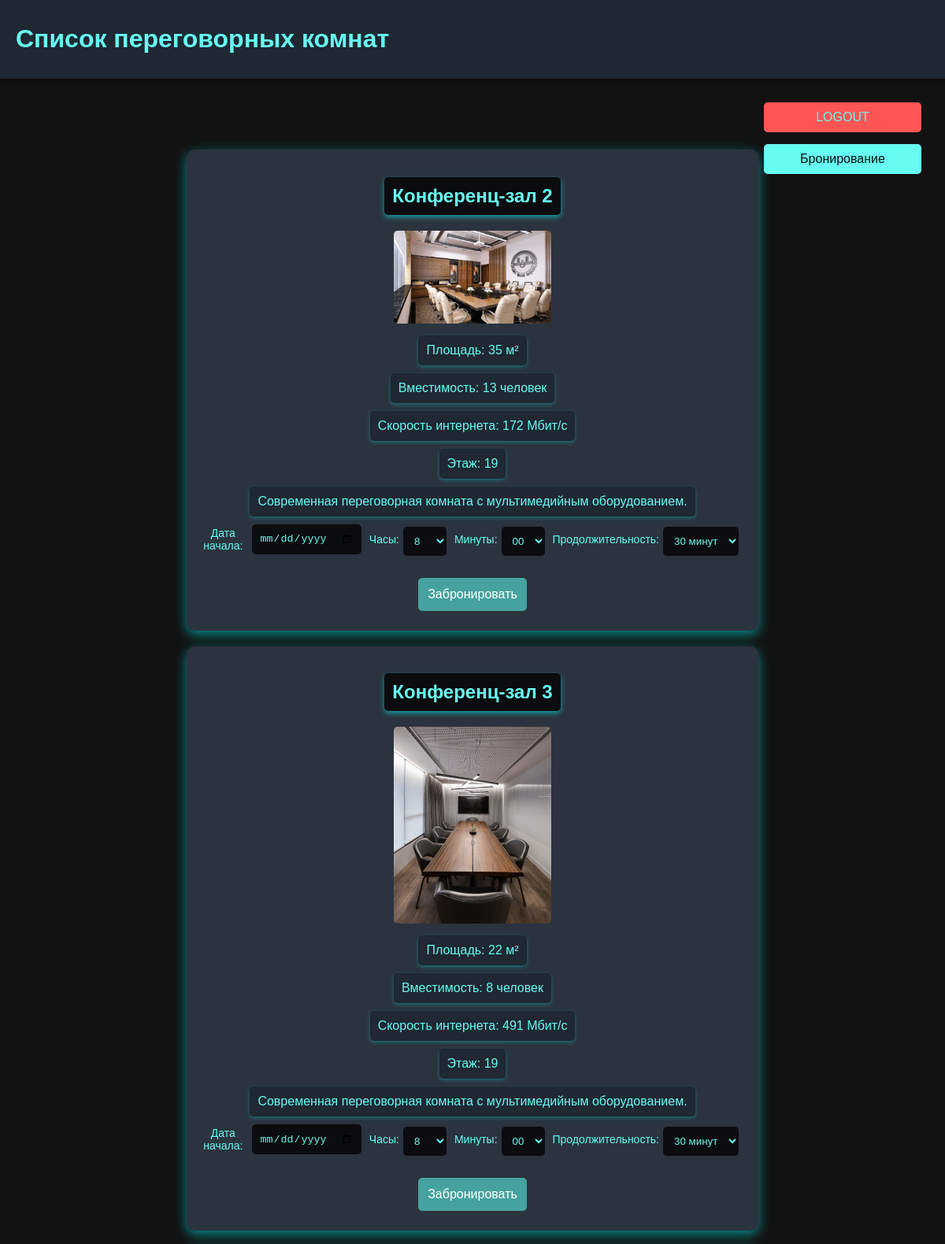
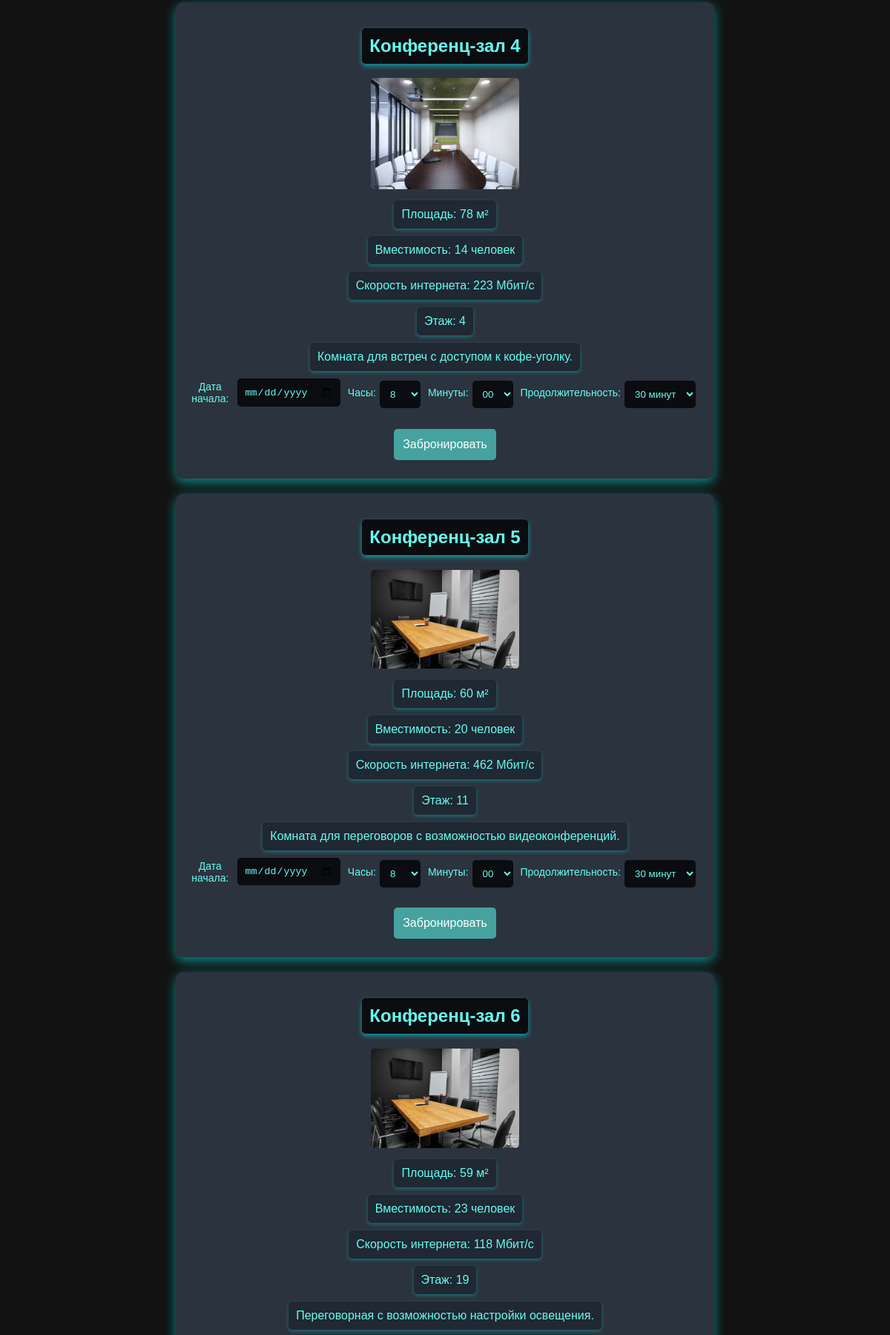
The app's page /rooms (signed in, upper part) with its own data (2 pictures, top to bottom).
### app/models.py (models this page shows, shortened)
class MeetingRoom(db.Model):
    __tablename__ = 'meeting_rooms'
    id = db.Column(db.Integer, primary_key=True)
    name = db.Column(db.String(512), nullable=False)
    area = db.Column(db.Integer, nullable=False)  # Площадь
    internet_speed = db.Column(db.Integer, nullable=False)  # Скорость интернета
    capacity = db.Column(db.Integer, nullable=False)  # Вместимость
    floor = db.Column(db.Integer, nullable=False)  # Этаж
    photo_url = db.Column(db.String(512), nullable=False)  # Фото URL
    description = db.Column(db.String(1024), nullable=True)  # Описание

### app/views.py (the view)
@views_bp.route('/rooms')
@login_required
def rooms():
    return render_template('rooms.html', rooms=MeetingRoom.query.all())

### app/templates/rooms.html (shortened to what this page needs)
<!DOCTYPE html>
<html lang="ru">
<head>
</head>
<body>
    <header>
        <div class="header-content">
            <h1>Список переговорных комнат</h1>
        </div>
    </header>
    <div class="form-container">
        <a href="/logout" class="button logout-button">LOGOUT</a>
        <a href="/account" class="button profile-button">Бронирование</a>
    </div>
    <div class="container">
        {% for room in rooms %}
            <div class="real-estate-listing">
                <h2>{{ room.name }}</h2>
                <img src="{{ url_for('static', filename=room.photo_url) }}" alt="Фото комнаты">
                <p>Площадь: {{ room.area }} м²</p>
                <p>Вместимость: {{ room.capacity }} человек</p>
                <p>Скорость интернета: {{ room.internet_speed }} Мбит/с</p>
                <p>Этаж: {{ room.floor }}</p>
                <p>{{ room.description or 'Описание отсутствует' }}</p>
                <div class="booking-details">
                    <label for="startDate-{{ room.id }}">Дата начала:</label>
                    <input type="date" id="startDate-{{ room.id }}" name="startDate-{{ room.id }}" required>
                    <label for="startHour-{{ room.id }}">Часы:</label>
                    <select id="startHour-{{ room.id }}" name="startHour-{{ room.id }}" required>
                        {% for hour in range(8, 21) %}
                            <option value="{{ '%02d' % hour }}">{{ hour }}</option>
                        {% endfor %}
                    </select>
                    <label for="startMinute-{{ room.id }}">Минуты:</label>
                    <select id="startMinute-{{ room.id }}" name="startMinute-{{ room.id }}" required>
                        <option value="00">00</option>
                    </select>
                    <label for="duration-{{ room.id }}">Продолжительность:</label>
                    <select id="duration-{{ room.id }}" name="duration-{{ room.id }}" required>
                        <option value="30">30 минут</option>
                    </select>
                </div>
                <a class="booking-button" onclick="bookRoom({{ room.id }})">Забронировать</a>
            </div>
        {% endfor %}
    </div>
</body>
</html>

### app/templates/rooms.html (style rules this page uses)
body { background-color: #121212; color: #c5c6c7; font-family: 'Arial', sans-serif; margin: 0; padding: 0; display: flex; height: 100vh; overflow: hidden; }
header { width: 100%; padding: 10px 20px; background-color: #1f2833; color: #66fcf1; display: flex; justify-content: space-between; align-items: center; position: fixed; top: 0; left: 0; right: 0; box-shadow: 0 2px 4px rgba(0, 0, 0, 0.5); z-index: 1000; }
.container { flex-grow: 1; margin-top: 150px; padding-bottom: 40px; overflow-y: auto; width: calc(100% - 240px); margin-left: auto; padding: 20px; position: relative; }
.form-container { width: 200px; margin-bottom: -2%; padding: 20px; border-radius: 5px; position: fixed; right: 10px; top: 100px; bottom: 100px; overflow-y: auto; display: flex; flex-direction: column; z-index: 1001; }
.form-container select, input { width: 100% }
input, select, button, .button { padding: 10px; margin: 5px 0; border: none; border-radius: 5px; background-color: #0b0c10; color: #66fcf1; }
button, .button { cursor: pointer; background-color: #45a29e; transition: background-color 0.3s, transform 0.2s; }
a { color: #66fcf1; text-decoration: none; }
.real-estate-listing { display: flex; flex-direction: column; align-items: center; text-align: center; margin-bottom: 20px; background-color: #2b333e; padding: 15px; border-radius: 10px; box-shadow: 0 5px 15px rgba(0, 255, 255, 0.5); transition: transform 0.3s ease; width: 60%; margin: 20px auto; }
.real-estate-listing img { border-radius: 5px; margin-bottom: 10px; width: 100%; max-width: 200px; height: auto; }
.header-content { display: flex; align-items: center; }
.real-estate-listing p { background-color: #1f2833; color: #66fcf1; padding: 10px; border-radius: 5px; margin: 5px 0; box-shadow: 0 2px 5px rgba(0, 255, 255, 0.3); transition: background-color 0.3s ease; }
.real-estate-listing h2 { background-color: #0b0c10; color: #66fcf1; padding: 10px; border-radius: 5px; box-shadow: 0 3px 6px rgba(0, 255, 255, 0.5); }
.booking-button { padding: 12px; margin: 10px 0; border: none; border-radius: 5px; background-color: #45a29e; color: #fff; font-size: 16px; cursor: pointer; transition: background-color 0.3s, transform 0.2s; }
input[type="date"] { padding: 10px; border-radius: 5px; border: none; background-color: #0b0c10; color: #66fcf1; width: 100%; margin-bottom: 10px; transition: background-color 0.3s ease; }
label { font-size: 14px; color: #66fcf1; margin-bottom: 5px; display: block; }
.profile-button { background-color: #66fcf1; color: #0b0c10; margin-top: auto; text-align: center; transition: background-color 0.3s, transform 0.2s; width: auto; }
.logout-button { background-color: #ff5555; text-align: center; margin-top: auto; width: auto; }
.booking-details { display: flex; align-items: center; margin-bottom: 10px; }
.booking-details label { margin-right: 5px; }
.booking-details input, .booking-details select { margin-right: 10px; flex: 1; }
.profile-button { background-color: #66fcf1; color: #0b0c10; text-align: center; transition: background-color 0.3s, transform 0.2s; width: auto; margin-top: 10px; }
.logout-button { background-color: #ff5555; text-align: center; margin-top: 10px; width: auto; }

### records on screen
MeetingRoom: name "Конференц-зал 2", photo_url (picture), area "35", capacity "13", internet_speed "172", floor "19", description "Современная переговорная комната с мультимедийным оборудованием.", id "8", id "00", id "30 минут"
MeetingRoom: name "Конференц-зал 3", photo_url (picture), area "22", capacity "8", internet_speed "491", floor "19", description "Современная переговорная комната с мультимедийным оборудованием.", id "8", id "00", id "30 минут"
MeetingRoom: name "Конференц-зал 4", photo_url (picture), area "78", capacity "14", internet_speed "223", floor "4", description "Комната для встреч с доступом к кофе-уголку.", id "8", id "00", id "30 минут"
MeetingRoom: name "Конференц-зал 5", photo_url (picture), area "60", capacity "20", internet_speed "462", floor "11", description "Комната для переговоров с возможностью видеоконференций.", id "8", id "00", id "30 минут"
MeetingRoom: name "Конференц-зал 6", photo_url (picture), area "59", capacity "23", internet_speed "118", floor "19", description "Переговорная с возможностью настройки освещения."
